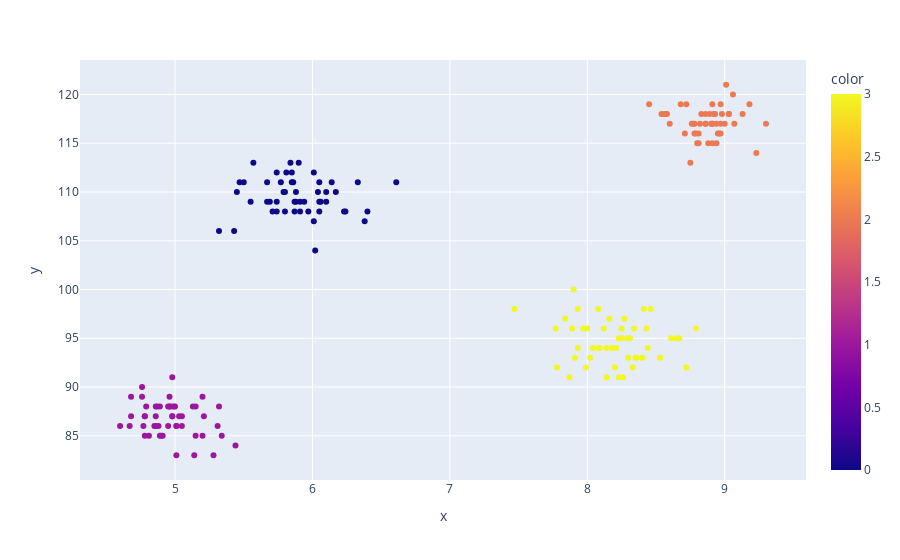

The cell this chart's notebook holds for it:
### Code cell
px.scatter(x=df['cgpa'],y=df['iq'],color=df['clusters'])

### Figure 1 — Plotly figure (JSON) as saved in the notebook; plotly's stock layout.template omitted (floating-point values rounded to 4 significant figures; data arrays with more than 128 entries replaced by an {"elided": "..."} marker saying what was removed)
{"data": [{"hovertemplate": "x=%{x}<br>y=%{y}<br>color=%{marker.color}<extra></extra>", "legendgroup": "", "marker": {"color": {"elided": "200 int values"}, "coloraxis": "coloraxis", "symbol": "circle"}, "mode": "markers", "name": "", "orientation": "v", "showlegend": false, "type": "scatter", "x": {"elided": "200 float values"}, "xaxis": "x", "y": {"elided": "200 int values"}, "yaxis": "y"}], "layout": {"coloraxis": {"colorbar": {"title": {"text": "color"}}, "colorscale": [[0, "#0d0887"], [0.1111, "#46039f"], [0.2222, "#7201a8"], [0.3333, "#9c179e"], [0.4444, "#bd3786"], [0.5556, "#d8576b"], [0.6667, "#ed7953"], [0.7778, "#fb9f3a"], [0.8889, "#fdca26"], [1, "#f0f921"]]}, "legend": {"tracegroupgap": 0}, "margin": {"t": 60}, "xaxis": {"anchor": "y", "domain": [0, 1], "title": {"text": "x"}}, "yaxis": {"anchor": "x", "domain": [0, 1], "title": {"text": "y"}}}}
